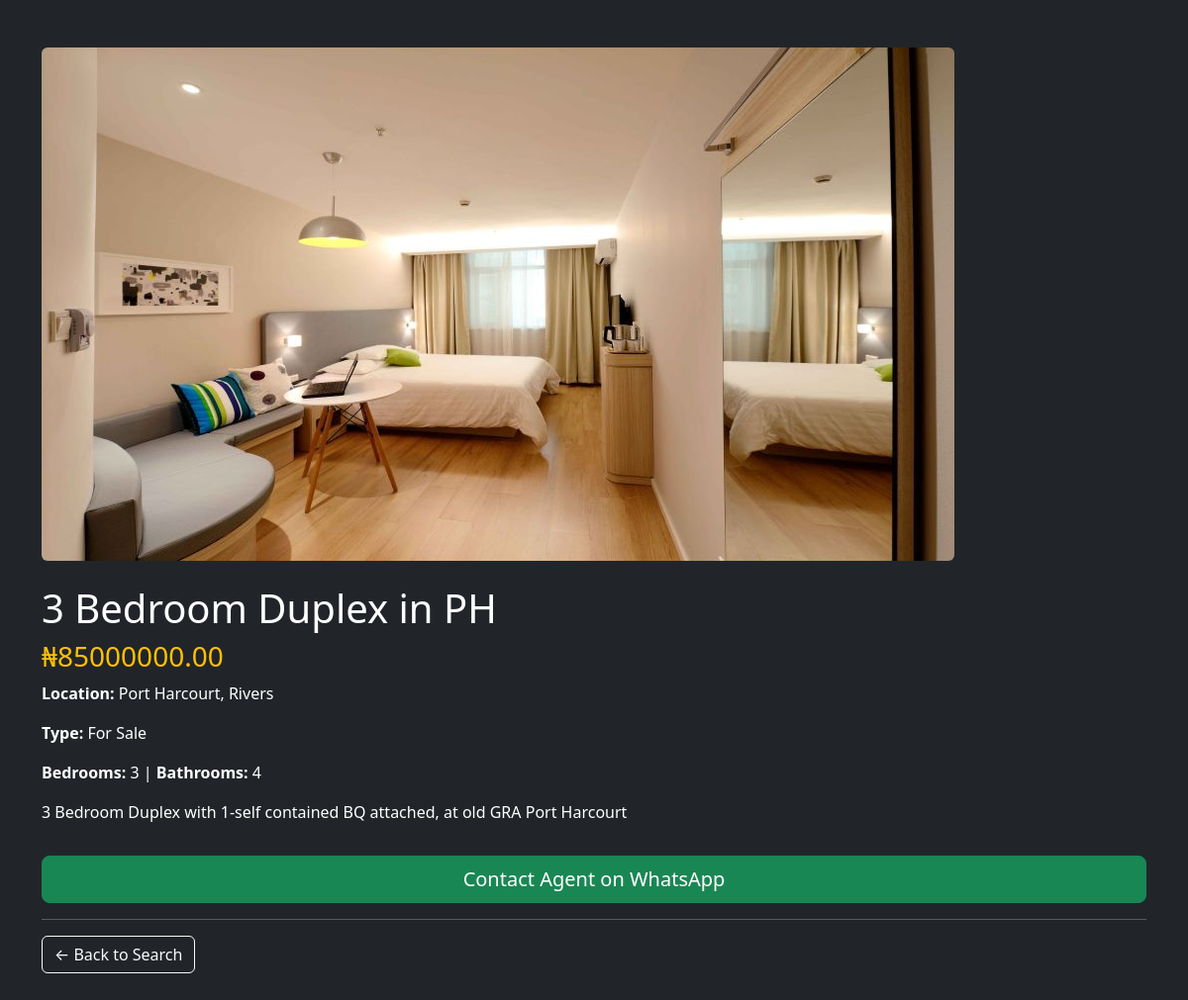
The page /property/3/ on the database its author committed.
### properties/models.py (models this page shows, shortened)
class Property(models.Model):
    PROPERTY_TYPES = [
        ('sale', 'For Sale'),
        ('rent', 'For Rent'),
    ]
    agent = models.ForeignKey(User, on_delete=models.CASCADE, null=True, blank=True)
    title = models.CharField(max_length=200)
    description = models.TextField()
    price = models.DecimalField(max_digits=12, decimal_places=2)
    state = models.CharField(max_length=50)
    city = models.CharField(max_length=100)
    property_type = models.CharField(max_length=10, choices=PROPERTY_TYPES)
    bedrooms = models.IntegerField(default=1)
    bathrooms = models.IntegerField(default=1)
    image = models.ImageField(upload_to='properties/', blank=True, null=True)
    date_posted = models.DateTimeField(auto_now_add=True)

### properties/views.py (the view)
# urls.py: path('property/<int:pk>/', views.property_detail, name='property_detail'), #add this
def property_detail(request, pk):
    property = get_object_or_404(Property, pk=pk)
    agent_phone = Profile.objects.filter(user_id=property.agent_id).values_list('phone', flat=True).first()
    return render(request, 'properties/detail.html', {
        'property': property,
        'agent_phone': agent_phone,
    })

### properties/templates/properties/detail.html (shortened to what this page needs)
<!DOCTYPE html>
<html>
<head>
    <link href="https://cdn.jsdelivr.net/npm/bootstrap@5.3.3/dist/css/bootstrap.min.css" rel="stylesheet">
    <link rel="stylesheet" href="https://cdn.jsdelivr.net/npm/bootstrap-icons@1.11.3/font/bootstrap-icons.min.css">
</head>
<body class="bg-dark text-white">
<div class="container py-5">
    {% if property.image %}
        <img src="{{ property.image.url }}" class="img-fluid rounded mb-4">
    {% endif %}
    <h1>{{ property.title }}</h1>
    <h3 class="text-warning">₦{{ property.price }}</h3>
    <p><b>Location:</b> {{ property.city }}, {{ property.state }}</p>
    <p><b>Type:</b> {{ property.get_property_type_display }}</p>
    <p><b>Bedrooms:</b> {{ property.bedrooms }} | <b>Bathrooms:</b> {{ property.bathrooms }}</p>
    <p>{{ property.description }}</p>
    <a href="https://wa.me/2348022224510?text=Hi, I'm interested in {{ property.title }}" target="_blank" class="btn btn-success btn-lg w-100 mt-3">
    Contact Agent on WhatsApp
    </a>
    <hr>
    <a href="/" class="btn btn-outline-light">← Back to Search</a>
</div>
</html>

### rows shown on the page
Property: image (picture), title "3 Bedroom Duplex in PH", price "85000000.00", city "Port Harcourt", state "Rivers", property_type "For Sale", bedrooms "3", bathrooms "4", description "3 Bedroom Duplex with 1-self contained BQ attached, at old GRA Port Harcourt"
